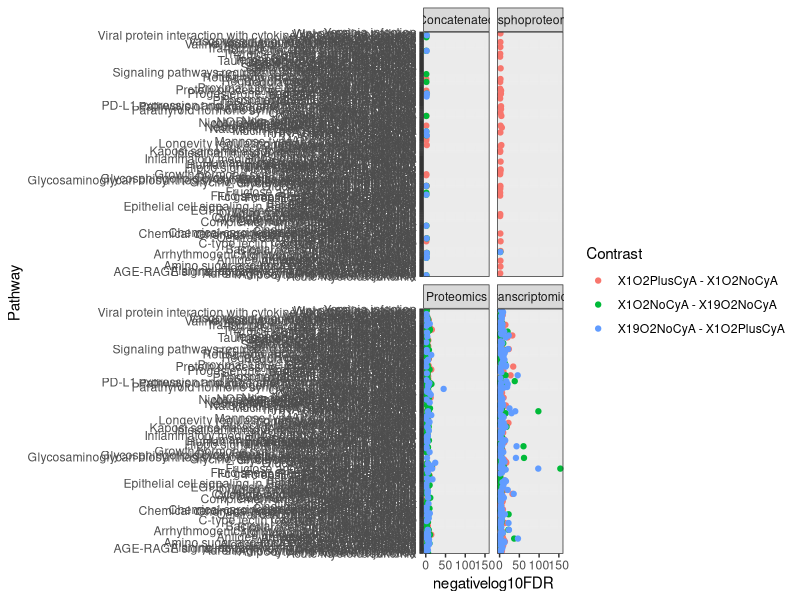
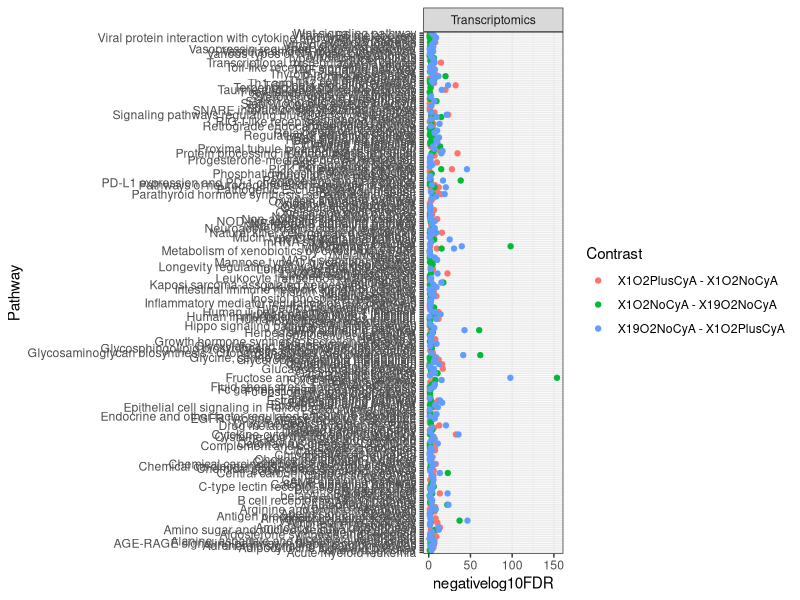
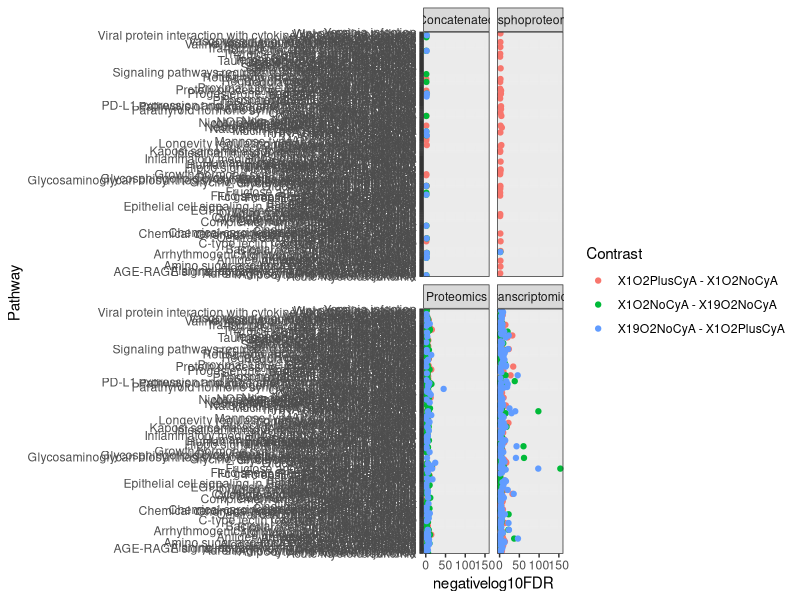
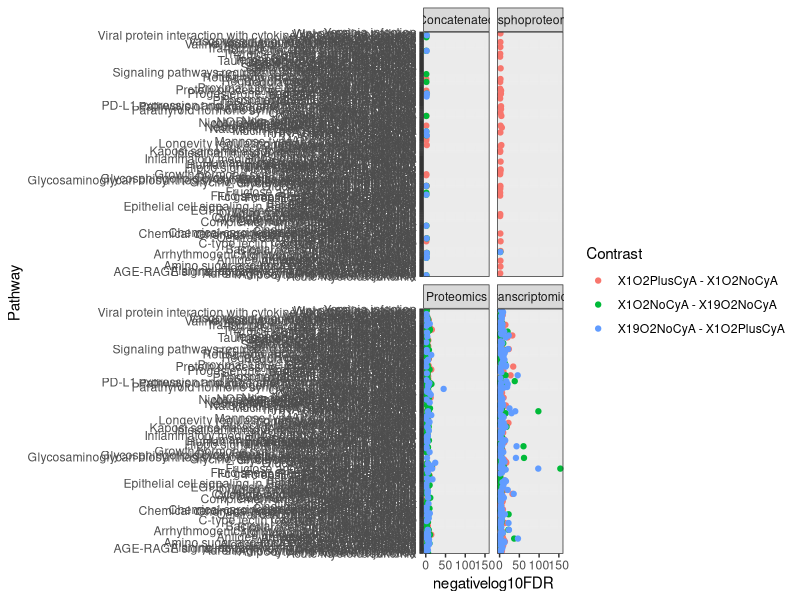
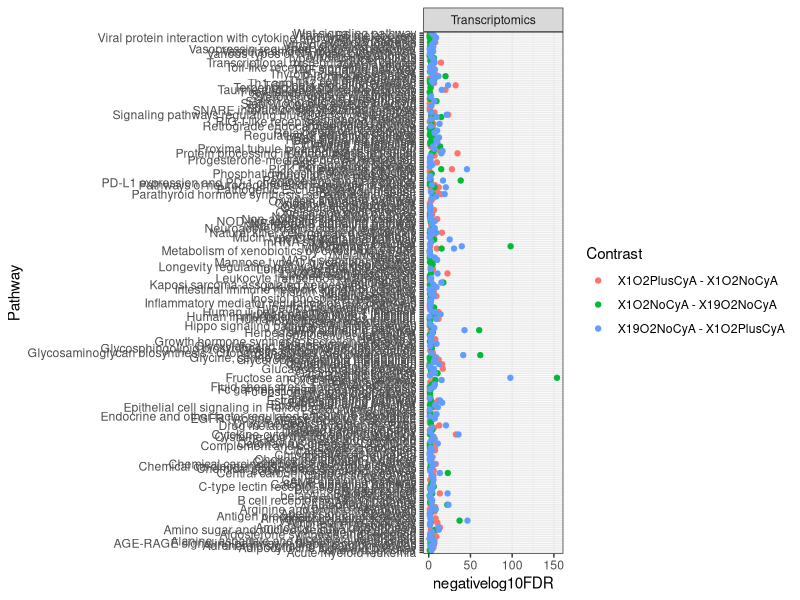
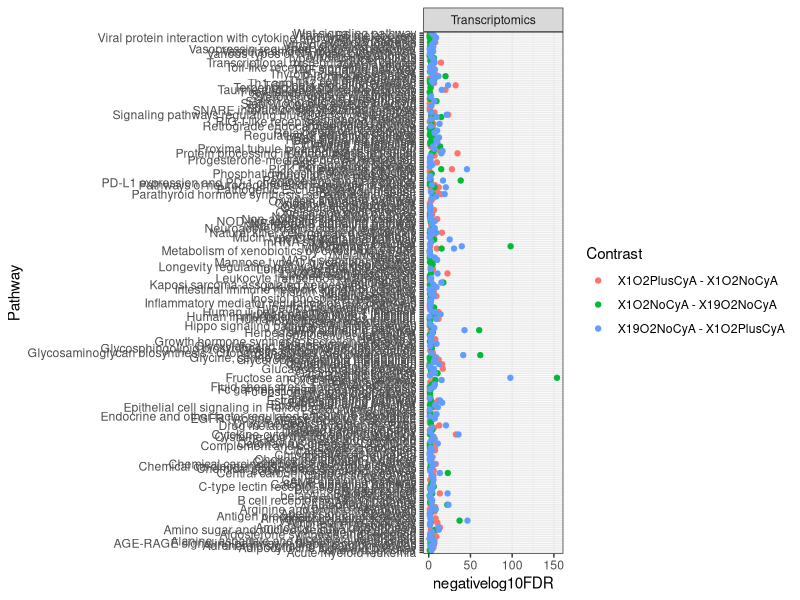

Recreate these plots in R, in order.
## ---- chunk 1

reshapePvals <- function(mBonita_PA) {
  allPA <-
    reshape2::melt(
      mBonita_PA,
      id.vars = c("Pathway", "Method"),
      measure.vars =  c(
        "X1O2PlusCyA - X1O2NoCyA",
        "X1O2NoCyA - X19O2NoCyA",
        "X19O2NoCyA - X1O2PlusCyA"
      )
    )
  colnames(allPA) <-
    c("Pathway", "Method", "Contrast", "negativelog10pvalue")
  allPA$pvalue <- 10 ^ (-1 * allPA$negativelog10pvalue)
  allPA$FDR <- p.adjust(allPA$pvalue, method = "BH")
  allPA$negativelog10FDR <- (-1)*log10(allPA$FDR)
  temp <- allPA$pvalue < 0.05
  allPA <- allPA[temp,]
  return(allPA)
}
## ---- chunk 2
require(reshape2)
concat_PA <- read.csv("pvalues_concatenated_20220816.csv", row.names = 1, col.names= c("Pathway", "Code", "Nodes", "X1O2PlusCyA - X1O2NoCyA", "X1O2NoCyA - X19O2NoCyA", "X19O2NoCyA - X1O2PlusCyA"), check.names = FALSE)
concat_PA$Method <- "Concatenated"
concat_PA <- reshapePvals(concat_PA)
prot_PA <- read.csv("pvalues_proteomics_20220816.csv", row.names = 1, col.names= c("Pathway", "Code", "Nodes", "X1O2PlusCyA - X1O2NoCyA", "X1O2NoCyA - X19O2NoCyA", "X19O2NoCyA - X1O2PlusCyA"), check.names = FALSE)
prot_PA$Method <- "Proteomics"
prot_PA <- reshapePvals(prot_PA)
trans_PA <- read.csv("pvalues_transcriptomics_20220816.csv", row.names = 1, col.names= c("Pathway", "Code", "Nodes", "X1O2PlusCyA - X1O2NoCyA", "X1O2NoCyA - X19O2NoCyA", "X19O2NoCyA - X1O2PlusCyA"), check.names = FALSE)
trans_PA$Method <- "Transcriptomics"
trans_PA <- reshapePvals(trans_PA)
phosph_PA <- read.csv("pvalues_phosphoproteomics_20220816.csv", row.names = 1, col.names= c("Pathway", "Code", "Nodes", "X1O2PlusCyA - X1O2NoCyA", "X1O2NoCyA - X19O2NoCyA", "X19O2NoCyA - X1O2PlusCyA"), check.names = FALSE)
phosph_PA$Method <- "Phosphoproteomics"
phosph_PA <- reshapePvals(phosph_PA)

## ---- chunk 3
mBonita_PA <- rbind(concat_PA, prot_PA, trans_PA, phosph_PA)
write.csv(mBonita_PA, "mBonita_allResults.csv")
temp <- mBonita_PA$FDR < 0.05
mBonita_PA <- mBonita_PA[temp,]
head(mBonita_PA)
## ---- chunk 4
require(ggplot2)

ggplot(mBonita_PA) + geom_point(aes(x=negativelog10FDR, y=Pathway, color=Contrast)) + facet_wrap(facets = 'Method', drop=TRUE) + theme_bw()
ggsave(filename = "mBonita_allResults.svg", width = 12, height = 10, units = 'in')
ggsave(filename = 'mBonita_allResults.png', width = 12, height =10, units = 'in')
## ---- chunk 5
ggplot(trans_PA) + geom_point(aes(x=negativelog10FDR, y=Pathway, color=Contrast)) + facet_wrap(facets = 'Method', drop=TRUE) + theme_bw()
ggsave(filename = "mBonita_trans_allResults.svg", width = 12, height = 10, units = 'in')
ggsave(filename = 'mBonita_trans_allResults.png', width = 12, height =10, units = 'in')
